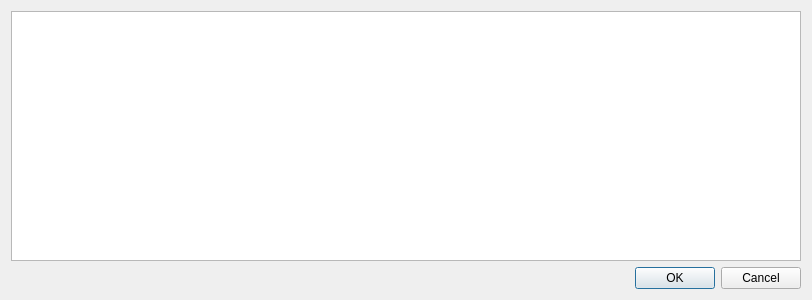
<?xml version="1.0" encoding="UTF-8"?>
<ui version="4.0">
 <class>SelectPersonListDialog</class>
 <widget class="QDialog" name="SelectPersonListDialog">
  <property name="geometry">
   <rect>
    <x>0</x>
    <y>0</y>
    <width>812</width>
    <height>300</height>
   </rect>
  </property>
  <property name="windowTitle">
   <string>Сотрудники</string>
  </property>
  <layout class="QGridLayout" name="gridLayout">
   <item row="0" column="0">
    <widget class="CTableView" name="tblSelectPersonList">
     <property name="selectionMode">
      <enum>QAbstractItemView::MultiSelection</enum>
     </property>
     <property name="selectionBehavior">
      <enum>QAbstractItemView::SelectRows</enum>
     </property>
    </widget>
   </item>
   <item row="1" column="0">
    <widget class="QDialogButtonBox" name="buttonBox">
     <property name="orientation">
      <enum>Qt::Horizontal</enum>
     </property>
     <property name="standardButtons">
      <set>QDialogButtonBox::Cancel|QDialogButtonBox::Ok</set>
     </property>
    </widget>
   </item>
  </layout>
 </widget>
 <customwidgets>
  <customwidget>
   <class>CTableView</class>
   <extends>QTableView</extends>
   <header>library/TableView.h</header>
  </customwidget>
 </customwidgets>
 <resources/>
 <connections>
  <connection>
   <sender>buttonBox</sender>
   <signal>accepted()</signal>
   <receiver>SelectPersonListDialog</receiver>
   <slot>accept()</slot>
   <hints>
    <hint type="sourcelabel">
     <x>248</x>
     <y>254</y>
    </hint>
    <hint type="destinationlabel">
     <x>157</x>
     <y>274</y>
    </hint>
   </hints>
  </connection>
  <connection>
   <sender>buttonBox</sender>
   <signal>rejected()</signal>
   <receiver>SelectPersonListDialog</receiver>
   <slot>reject()</slot>
   <hints>
    <hint type="sourcelabel">
     <x>316</x>
     <y>260</y>
    </hint>
    <hint type="destinationlabel">
     <x>286</x>
     <y>274</y>
    </hint>
   </hints>
  </connection>
 </connections>
</ui>
